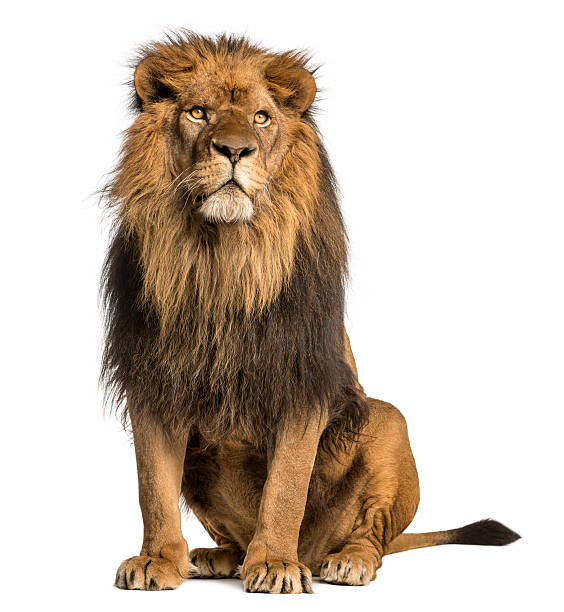
#> input picture assets/lion.jpg, 564 x 612 px, given in place of dog.jpg, which was not available
$ python main.py   (older library calls are emulated)
#> lines starting #> are read from the running program, lines starting #| are printed output that depends on the picture; pictures that were not available may be replaced by others from this repository, and a replacement may not be noted
### libs/hybridImage.py
import helper as Helper
import numpy as np
import math
import frequency_domain_filters as filter
import cv2


# [22 lines left out: function square_image, not called in this run]


def hybrid_image(img1: np.ndarray, img2: np.ndarray):
    """
    _Calculate the hybrid image_

    Args:
        img1 (np.ndarray): _high frequency image_
        img2 (np.ndarray): _low frequency image_

    Return:
        hybrid image array
    """

    highFrequencyImg = filter.filter_fun(img1, 25, "hpf")
    lowFrequencyImg = filter.filter_fun(img2, 25, "lpf")

    hybridImg = highFrequencyImg + lowFrequencyImg

    return hybridImg


#==============================================
#Pass the 2 photos from main like this
dog = cv2.imread("./assets/dog.jpg", 1)
#> dog is the input picture: shape (612, 564, 3); mean B, G, R 180, 192.9, 206.4
cat = cv2.imread("./assets/cat.jpg", 1)
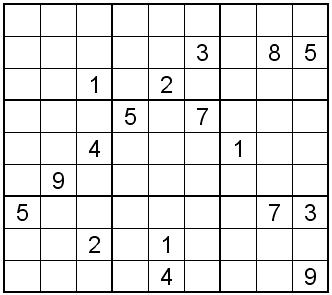
#> input picture assets/sudoku.jpg, 332 x 295 px, given in place of cat.jpg, which was not available
#> cat is the input picture: shape (295, 332, 3); min 0, max 255, mean 229.7


hybrid = hybrid_image(dog, cat)
Helper.store_img_cv2("./output/hybrid-dog-cat.jpg", hybrid.astype(np.uint8))
#==============================================

### libs/frequency_domain_filters.py
import cv2
import numpy as np
import matplotlib.pyplot as plt
import os
import random
import helper as Helper

# img = cv2.imread('./assets/lion.jpg',)
# img = cv2.resize(img, (0,0), fx= 0.5, fy= 0.5)

def frequency_domain_fun(image):
    """
    padding function to make size of mask the same of image to keep the size
    of image the same as before applying filtering
    """
    src=np.copy(image)
    # [5 lines of commented-out code are left out]
    grayscale_image = cv2.cvtColor(src, cv2.COLOR_BGR2GRAY)
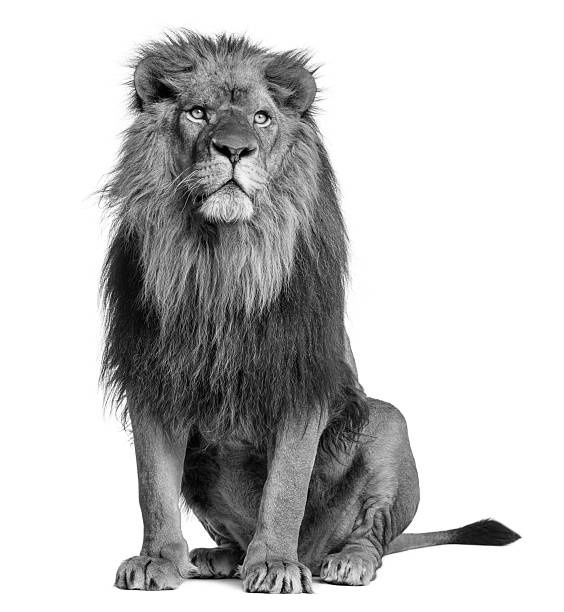
#> grayscale_image: shape (612, 564); min 0, max 255, mean 195.5

    #getting fft image
    fft_image= np.fft.fft2(grayscale_image)
    shfft_image=np.fft.fftshift(fft_image)
    return shfft_image


def padding_fun(image ,width , height,padding_value):
#> called with width = 612, height = 564, padding_value = 1
    img_width,img_height=image.shape
    right_width_added=(width-img_width)//2
#> right_width_added = 293
    left_width_added=width-(right_width_added+img_width)
#> left_width_added = 294
    upper_height_added=(height-img_height)//2
#> upper_height_added = 269
    lower_height_added=height-(img_height+upper_height_added)
#> lower_height_added = 270
    padding_img= np.pad(image,((right_width_added,left_width_added),(upper_height_added,lower_height_added)),
    constant_values=padding_value)
#> image: shape (25, 25) float64; every value is 0
    print(width,height)
#| 612 564
    print(padding_img.shape)
#| (612, 564)
    return padding_img


"""
filter_fun is a function take arguments : original image , mask size which applied in frequency_domain_image
and filter_type as a string to select low or high pass filter
in low pass filter case :making zero mask of specific size then getting pad with constant value "1"
with the same size of original image
in high pass filter case :making ones mask of specific size then getting pad with constant value "0"
with the same size of original image

"""
def filter_fun(image ,size,filter_type):
    row,col,ch=image.shape
    frequency_domain_image=frequency_domain_fun(image)
    if filter_type=="lpf":
        mask=np.ones((size,size))
        padding_mask=padding_fun(mask,row,col,0)
    elif filter_type=="hpf":
        mask=1-np.ones((size,size))
        padding_mask=padding_fun(mask,row,col,1)

    filtered_image=np.fft.ifftshift(frequency_domain_image*padding_mask)
    filtered_image = np.fft.ifft2(filtered_image)
    filtered_image = np.abs(filtered_image).clip(0,255).astype(np.uint8)
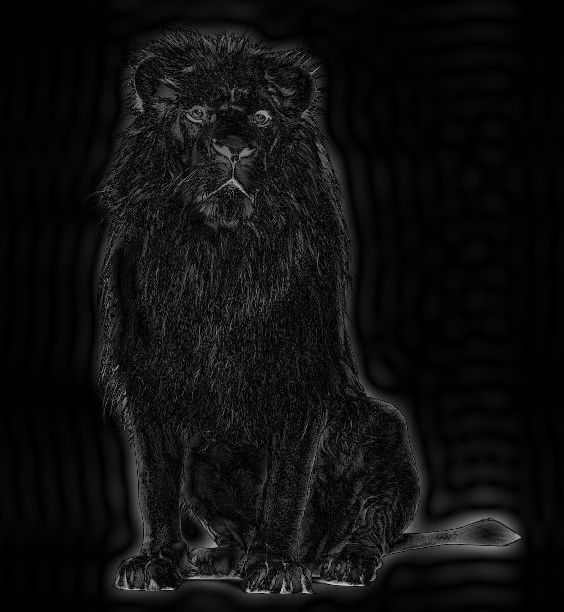
#> filtered_image: shape (612, 564); min 0, max 206, mean 14.9

    # cv2.imwrite('../gaussian_filtered_img.jpg', filtered_image)

    return filtered_image
# [5 lines of commented-out code are left out]

### main.py
from libs import edgeDetection, equalization, noise, normalization, rgb2grey, hybridImage, lowPassFilters, thresholding, helper, frequency_domain_filters, snake, Matching
#> call 2 of filter_fun, with size = 25, filter_type = 'lpf'
#> in padding_fun (call 2), `padding_img= np.pad(image,((right_width_added,left_width_added),(upper..`: image: shape (25, 25) float64; every value is 1
#| 295 332
#| (295, 332)
#> in filter_fun (call 2), `filtered_image = np.abs(filtered_image).clip(0,255).astype(np.uint8)`:
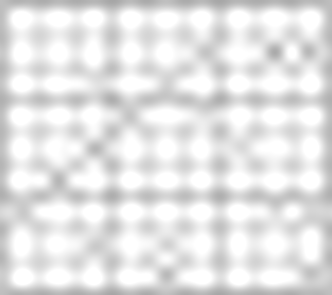
#> filtered_image: shape (295, 332); min 166, max 255, mean 228
#> (the run stopped early here; a loop or call above may not have finished)
